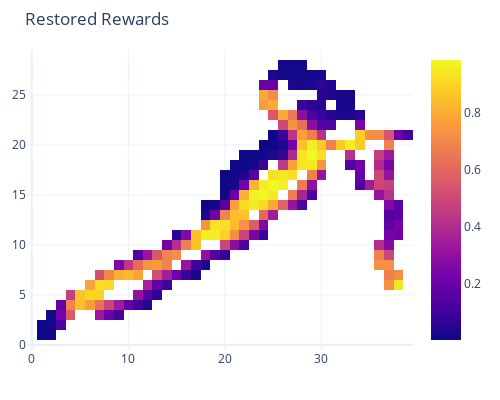
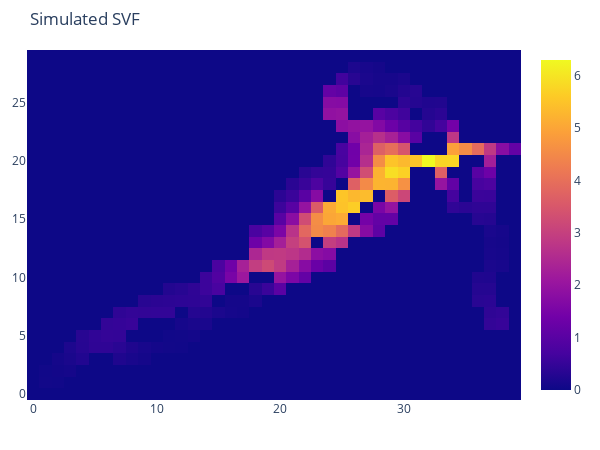

Notebook code for these charts, in order:
### Code cell
env_folder_path = 'wifi_track_data/dacang/grid_data/env_imgs/40_30'
expert_traj_path = "wifi_track_data/dacang/track_data/trajs_0117_40x30.csv"
model_path = 'train/0227/0227(60,120,120,240,240,120,60)lr0.00005/model_deep_irl_fc_epoch293_mse2.277986526489258_0227.pth'
model_path = 'train/0225/model_deep_irl_fc_epoch298_mse2.461331367492676_0225.pth'
world = GridWorld_envGen(
    width=40,height=30,
    envs_img_folder_path=env_folder_path,
    experts_traj_filePath=expert_traj_path,
    model_path=model_path,
    model_n_input=30,
    model_layers=[60,120,240,120,60],
    trans_prob=0.6,
    discount=0.95
)

### Figure 1 — Plotly figure (JSON) as saved in the notebook; plotly's stock layout.template omitted (floating-point values rounded to 4 significant figures; data arrays with more than 128 entries replaced by an {"elided": "..."} marker saying what was removed)
{"data": [{"type": "heatmap", "z": {"elided": "30x40 float values"}}], "layout": {"autosize": false, "height": 400, "margin": {"b": 50, "l": 20, "r": 20, "t": 50}, "title": {"text": "Restored Rewards"}, "width": 500}}

### Figure 2 — Plotly figure (JSON) as saved in the notebook; plotly's stock layout.template omitted (floating-point values rounded to 4 significant figures; data arrays with more than 128 entries replaced by an {"elided": "..."} marker saying what was removed)
{"data": [{"type": "heatmap", "z": {"elided": "30x40 float values"}}], "layout": {"autosize": false, "height": 450, "margin": {"b": 50, "l": 20, "r": 20, "t": 50}, "title": {"text": "Simulated SVF"}, "width": 600}}
